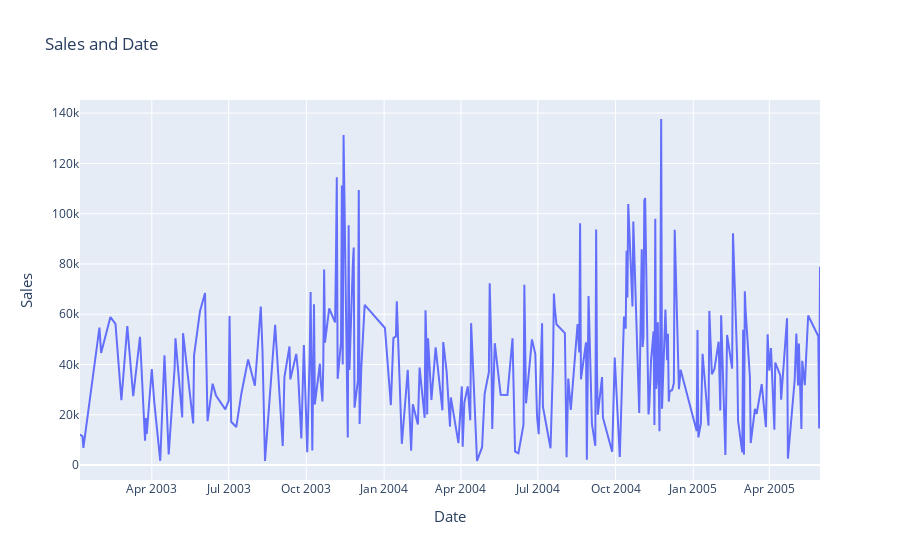

Notebook cell for this chart:
### Code cell
fig = px.line(x = date_group.index, y = date_group.SALES, title = 'Sales and Date')
fig.update_layout(yaxis=dict(title_text='Sales', titlefont=dict(size=15)), 
                  xaxis=dict(title_text='Date', titlefont=dict(size=15))
                 )
fig.show()

### Figure 1 — Plotly figure (JSON) as saved in the notebook; plotly's stock layout.template omitted (floating-point values rounded to 4 significant figures; data arrays with more than 128 entries replaced by an {"elided": "..."} marker saying what was removed)
{"data": [{"hovertemplate": "x=%{x}<br>y=%{y}<extra></extra>", "legendgroup": "", "line": {"color": "#636efa", "dash": "solid"}, "marker": {"symbol": "circle"}, "mode": "lines", "name": "", "orientation": "v", "showlegend": false, "type": "scatter", "x": {"elided": "252 str values"}, "xaxis": "x", "y": {"elided": "252 float values"}, "yaxis": "y"}], "layout": {"autosize": true, "legend": {"tracegroupgap": 0}, "title": {"text": "Sales and Date"}, "xaxis": {"anchor": "y", "autorange": true, "domain": [0, 1], "range": ["2003-01-06", "2005-05-31"], "title": {"font": {"size": 15}, "text": "Date"}, "type": "date"}, "yaxis": {"anchor": "x", "autorange": true, "domain": [0, 1], "range": [-5919.0, 145200.0], "title": {"font": {"size": 15}, "text": "Sales"}, "type": "linear"}}}
